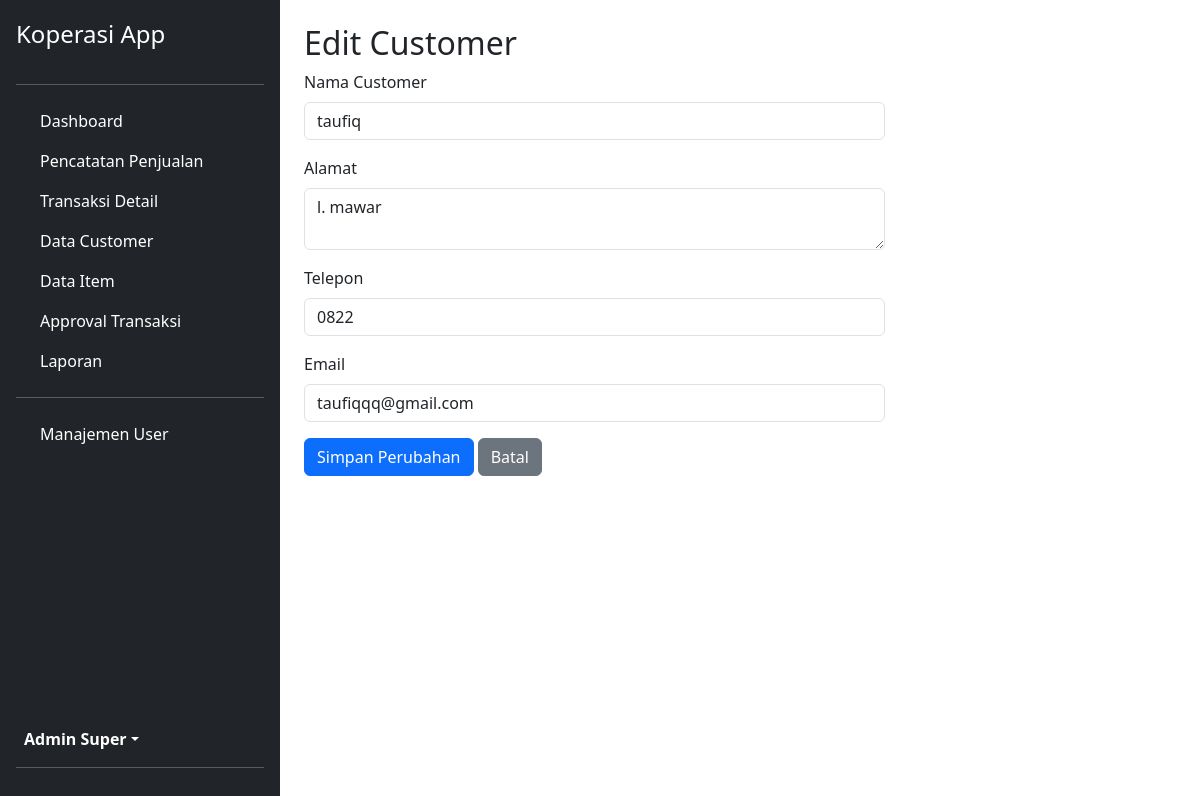
Screenshot of /admin/modules/customer/edit.php?id=2 (signed in) with the database file from the repository.
### tables this page shows
CREATE TABLE `customer` (
  `id_customer` int(11) NOT NULL,
  `nama_customer` varchar(255) NOT NULL,
  `alamat` text NOT NULL,
  `telp` varchar(20) NOT NULL,
  `email` varchar(100) DEFAULT NULL,
  `username` varchar(50) NOT NULL,
  `password` varchar(255) NOT NULL
);

### admin/modules/customer/edit.php (the view, shortened to what this page needs)
<?php
include '../../templates/header.php';
include '../../templates/sidebar.php';
$id = $_GET['id'];
$stmt = $pdo->prepare("SELECT * FROM customer WHERE id_customer = ?");
$stmt->execute([$id]);
$customer = $stmt->fetch();
?>
<h1 class="h2">Edit Customer</h1>
<div class="col-lg-8">
    <form action="proses.php" method="POST">
        <div class="mb-3"><label class="form-label">Nama Customer</label><input type="text" class="form-control" name="nama_customer" value="<?= htmlspecialchars($customer['nama_customer']); ?>" required></div>
        <div class="mb-3"><label class="form-label">Alamat</label><textarea class="form-control" name="alamat" required><?= htmlspecialchars($customer['alamat']); ?></textarea></div>
        <div class="mb-3"><label class="form-label">Telepon</label><input type="text" class="form-control" name="telp" value="<?= htmlspecialchars($customer['telp']); ?>" required></div>
        <div class="mb-3"><label class="form-label">Email</label><input type="email" class="form-control" name="email" value="<?= htmlspecialchars($customer['email']); ?>"></div>
        <button type="submit" class="btn btn-primary">Simpan Perubahan</button>
        <a href="data.php" class="btn btn-secondary">Batal</a>
    </form>
</div>
<?php include '../../templates/footer.php'; ?>

### rows the page displays
customer: nama_customer "taufiq", alamat "l. mawar", telp "0822", email "taufiqqq@gmail.com"

### other values shown
$_SESSION['nama_lengkap'] "Admin Super"
